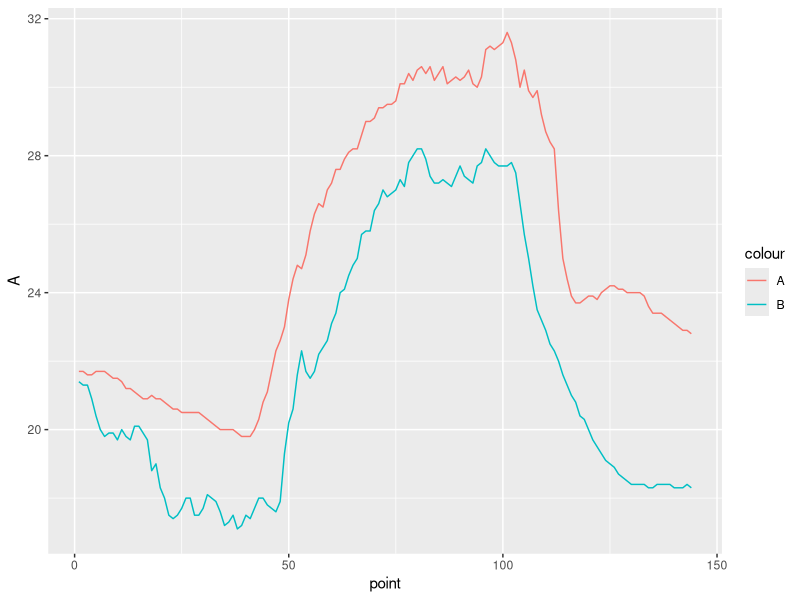
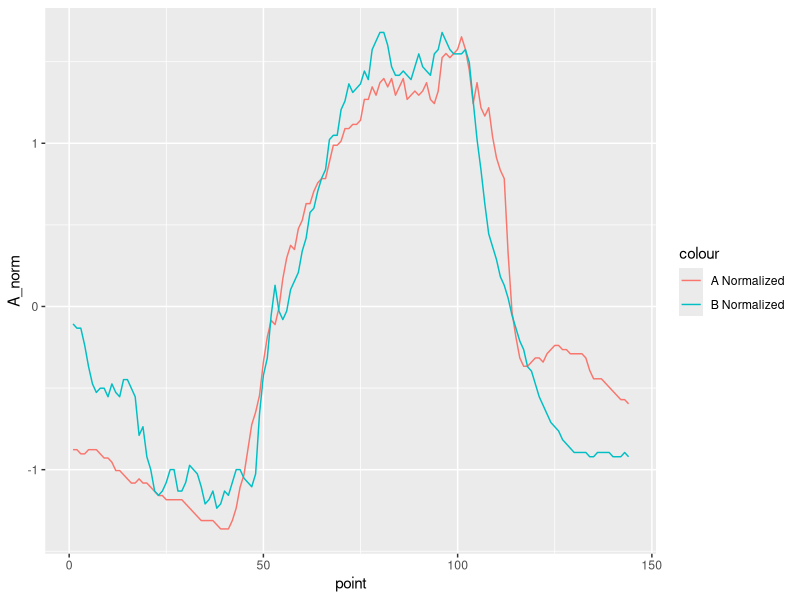
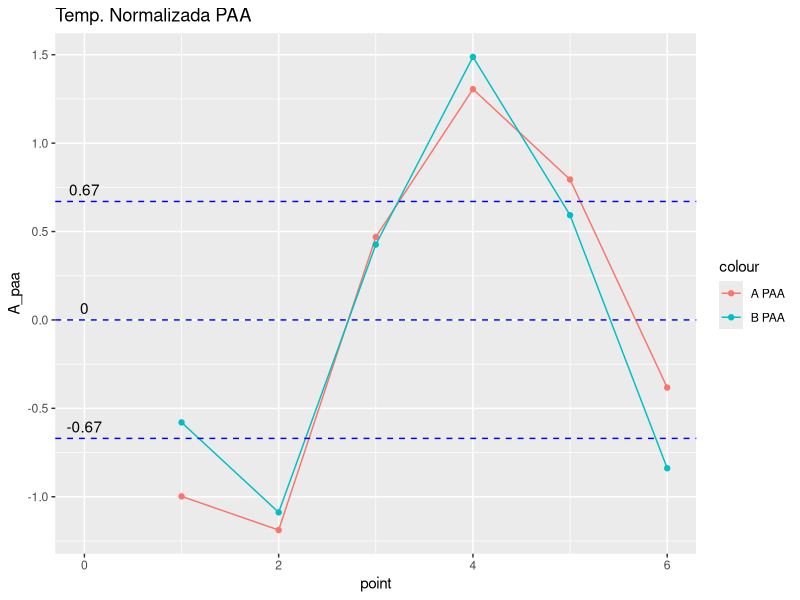
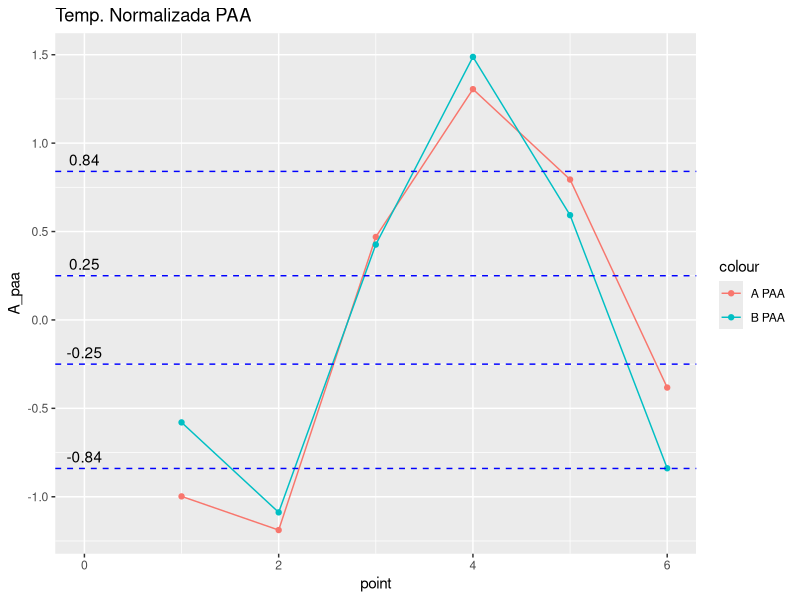
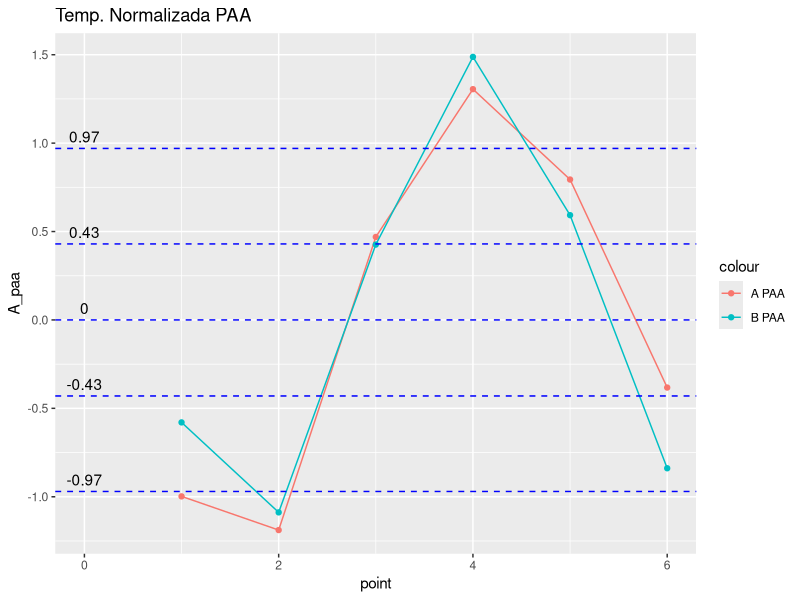
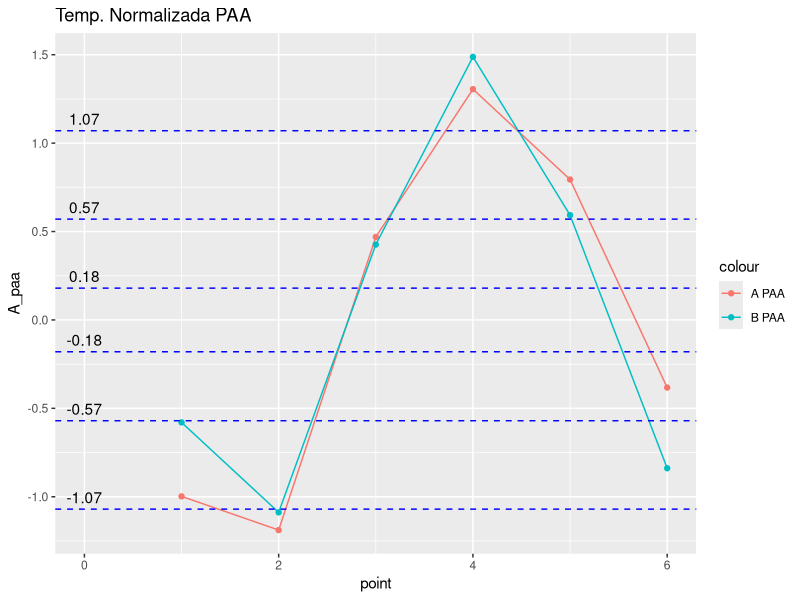

Reproduce these figures in R, in order.
library(ggplot2)

vocab <- list("3"=c(-0.43,0.43), "4"=c(-0.67,0,0.67), "5"=c(-0.84, -0.25, 0.25, 0.84), "6"=c(-0.97,-0.43,0,0.43,0.97), "7"=c(-1.07,-0.57, -0.18, 0.18, 0.57, 1.07))

alpha <- function(values, vocab_size) {
  res <- c()
  for (v in values) {
    count <- 1
    for (i in vocab[[vocab_size]]) {
      if (v <= i) {
        res <- c(res, count)
        break
      }
      count <- count + 1
    }
    if (count == length(vocab[[vocab_size]])+1) {
      res <- c(res, count)
    }
  }
  res
}

paa <- function (values, size) {

  res <- c()
  for (i in c(seq(from =1, to= length(values), by = size))) {
    res <- c(res, mean(values[i:(i+size-1)]))
  }
  res
}

normalize <- function (values) {
  (values - mean(values))/sd(values)
}

mindist <- function (v1, v2, vocab_size, n, w) {
    
  res <- c()
  for (i in c(1:length(v1))) {
    if (abs(v1[i]-v2[i]) > 1) {
      res <- c(res, (vocab[[vocab_size]][(max(v1[i],v2[i])-1)] - vocab[[vocab_size]][(min(v1[i],v2[i]))]))
    }
    else {
      res <- c(res,0)
    }
  }
  sqrt(n/w) * sqrt(sum(res^2))
}

# main 
A <-  c(  21.7, 21.7, 21.6, 21.6, 21.7, 21.7, 21.7, 21.6, 21.5, 21.5, 21.4, 21.2, 21.2, 21.1, 21.0, 20.9, 20.9, 21.0, 20.9, 20.9, 20.8, 20.7, 20.6, 20.6, 20.5, 20.5, 20.5, 20.5, 20.5, 20.4, 20.3, 20.2, 20.1, 20.0, 20.0, 20.0, 20.0, 19.9, 19.8, 19.8, 19.8, 20.0, 20.3, 20.8, 21.1, 21.7, 22.3, 22.6, 23.0, 23.8, 24.4, 24.8, 24.7, 25.1, 25.8, 26.3, 26.6, 26.5, 27.0, 27.2, 27.6, 27.6, 27.9, 28.1, 28.2, 28.2, 28.6, 29.0, 29.0, 29.1, 29.4, 29.4, 29.5, 29.5, 29.6, 30.1, 30.1, 30.4, 30.2, 30.5, 30.6, 30.4, 30.6, 30.2, 30.4, 30.6, 30.1, 30.2, 30.3, 30.2, 30.3, 30.5, 30.1, 30.0, 30.3, 31.1, 31.2, 31.1, 31.2, 31.3, 31.6, 31.3, 30.8, 30.0, 30.5, 29.9, 29.7, 29.9, 29.2, 28.7, 28.4, 28.2, 26.4, 25.0, 24.4, 23.9, 23.7, 23.7, 23.8, 23.9, 23.9, 23.8, 24.0, 24.1, 24.2, 24.2, 24.1, 24.1, 24.0, 24.0, 24.0, 24.0, 23.9, 23.6, 23.4, 23.4, 23.4, 23.3, 23.2, 23.1, 23.0, 22.9, 22.9, 22.8  )
B <- c( 21.4, 21.3, 21.3, 20.9, 20.4, 20.0, 19.8, 19.9, 19.9, 19.7, 20.0, 19.8, 19.7, 20.1, 20.1, 19.9, 19.7, 18.8, 19.0, 18.3, 18.0, 17.5, 17.4, 17.5, 17.7, 18.0, 18.0, 17.5, 17.5, 17.7, 18.1, 18.0, 17.9, 17.6, 17.2, 17.3, 17.5, 17.1, 17.2, 17.5, 17.4, 17.7, 18.0, 18.0, 17.8, 17.7, 17.6, 17.9, 19.3, 20.2, 20.6, 21.6, 22.3, 21.7, 21.5, 21.7, 22.2, 22.4, 22.6, 23.1, 23.4, 24.0, 24.1, 24.5, 24.8, 25.0, 25.7, 25.8, 25.8, 26.4, 26.6, 27.0, 26.8, 26.9, 27.0, 27.3, 27.1, 27.8, 28.0, 28.2, 28.2, 27.9, 27.4, 27.2, 27.2, 27.3, 27.2, 27.1, 27.4, 27.7, 27.4, 27.3, 27.2, 27.7, 27.8, 28.2, 28.0, 27.8, 27.7, 27.7, 27.7, 27.8, 27.5, 26.6, 25.7, 25.0, 24.2, 23.5, 23.2, 22.9, 22.5, 22.3, 22.0, 21.6, 21.3, 21.0, 20.8, 20.4, 20.3, 20.0, 19.7, 19.5, 19.3, 19.1, 19.0, 18.9, 18.7, 18.6, 18.5, 18.4, 18.4, 18.4, 18.4, 18.3, 18.3, 18.4, 18.4, 18.4, 18.4, 18.3, 18.3, 18.3, 18.4, 18.3  )

data <- data.frame(point = 1:length(A), A = A, B = B)

ggplot(data = data) + geom_line(aes(x = point, y = A, colour='A'))+ geom_line(aes(x = point, y = B, colour='B'))  

data$A_norm <- normalize(A)
data$B_norm <- normalize(B)

ggplot(data = data) + geom_line(aes(x = point, y = A_norm, colour='A Normalized'))+ geom_line(aes(x = point, y = B_norm, colour='B Normalized'))  

n <- length(A)
w <- 24

nw <- n/w

A_paa <- paa(data$A_norm, w)
B_paa <- paa(data$B_norm, w)

data_paa <- data.frame(point = 1:length(A_paa), A_paa = A_paa, B_paa = B_paa)

for (vocab_size in c('4', '5', '6', '7')) {
  ggplot(data = data_paa) + geom_line(aes(x = point, y = A_paa, colour='A PAA'))+ geom_point(aes(x = point, y = A_paa, colour='A PAA')) + geom_line(aes(x = point, y = B_paa, colour='B PAA')) + geom_point(aes(x = point, y = B_paa, colour='B PAA')) + geom_hline(yintercept = vocab[[vocab_size]], linetype="dashed", color = "blue") + annotate(geom="text", label=vocab[[vocab_size]], x=0, y=vocab[[vocab_size]], vjust=-0.5) + ggtitle("Temp. Normalizada PAA")
  ggsave(paste(vocab_size,"_myplot.png"))

  A_vocab <- alpha(A_paa, vocab_size)
  B_vocab <- alpha(B_paa, vocab_size)
  print(A_vocab)
  print(B_vocab)
  
  print(mindist(A_vocab, B_vocab, vocab_size, n, w))
}
